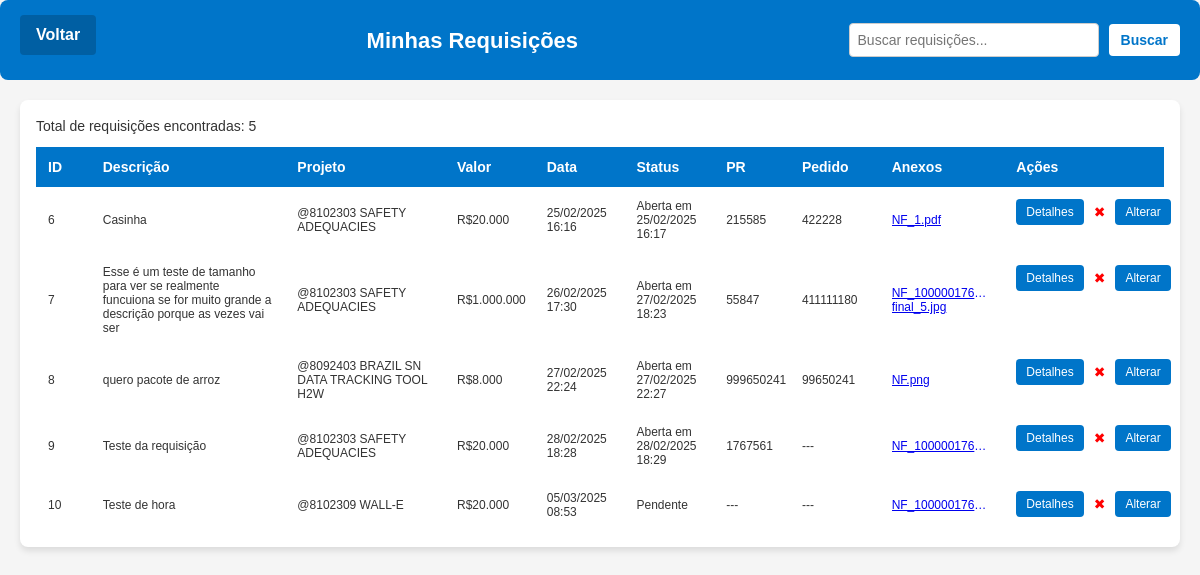
Page /minhas_requisicoes (signed in) on the committed database.
### models.py (models this page shows)
class Requisicao(db.Model):
    id = db.Column(db.Integer, primary_key=True)
    descricao = db.Column(db.Text, nullable=False)
    solicitante_id = db.Column(db.Integer, db.ForeignKey('user.id', ondelete='CASCADE'), nullable=False)
    requisitante_id = db.Column(db.Integer, db.ForeignKey('user.id', ondelete='CASCADE'), nullable=False)
    planta = db.Column(db.String(10), nullable=False)
    projeto = db.Column(db.String(100), nullable=False)
    pertence_processo_produtivo = db.Column(db.String(3), nullable=False)  # Sim ou Não
    local_fabrica = db.Column(db.String(255), nullable=False)
    local_especifico = db.Column(db.String(255), nullable=False)
    aplicabilidade = db.Column(db.String(255), nullable=False)
    valor = db.Column(db.String(50), nullable=True)
    data_criacao = db.Column(db.DateTime, default=get_local_time)
    status = db.Column(db.String(20), default="Pendente")
    eng_aberta = db.Column(db.Boolean, default=False)
    eng_observacao = db.Column(db.Text, nullable=True)
    pr_number = db.Column(db.String(50), nullable=True)
    data_eng_aberta = db.Column(db.DateTime, nullable=True)
    solicitante = db.relationship('User', foreign_keys=[solicitante_id],
                                   backref=db.backref('solicitacoes', cascade="all, delete-orphan", passive_deletes=True),
                                   lazy=True)
    requisitante = db.relationship('User', foreign_keys=[requisitante_id],
                                   backref=db.backref('requisicoes', cascade="all, delete-orphan", passive_deletes=True),
                                   lazy=True)
    anexos = db.relationship('RequisicaoAnexo', backref='requisicao', lazy=True)
    nfs = db.relationship('NotaFiscal', backref='requisicao', lazy=True)

class Pedido(db.Model):
    id = db.Column(db.Integer, primary_key=True)
    numero = db.Column(db.String(50), nullable=False, unique=True)
    requisicao_id = db.Column(db.Integer, db.ForeignKey('requisicao.id'), nullable=False)
    criado_em = db.Column(db.DateTime, default=get_local_time)
    requisicao = db.relationship('Requisicao', backref=db.backref('pedidos', lazy=True))

class RequisicaoAnexo(db.Model):
    id = db.Column(db.Integer, primary_key=True)
    requisicao_id = db.Column(db.Integer, db.ForeignKey('requisicao.id'), nullable=False)
    filename = db.Column(db.String(255), nullable=False)
    filepath = db.Column(db.String(255), nullable=False)  # Caminho onde o arquivo foi salvo
    mimetype = db.Column(db.String(255), nullable=False)
    uploaded_at = db.Column(db.DateTime, default=datetime.utcnow)

### app.py (the view)
@app.route('/minhas_requisicoes')
@login_required
def minhas_requisicoes():
    print(f"DEBUG: Usuário logado: ID={current_user.id}, Nome={current_user.username}")
    minhas_reqs = Requisicao.query.filter_by(solicitante_id=current_user.id).all()
    print(f"DEBUG: Total de requisições encontradas: {len(minhas_reqs)}")
    for req in minhas_reqs:
        pr_number = req.pr_number if hasattr(req, 'pr_number') else 'N/A'
        pedidos_info = [pedido.numero for pedido in req.pedidos] if req.pedidos else []
        print(f"DEBUG: Requisição ID={req.id} | PR: {pr_number} | Pedidos: {pedidos_info}")
    prazos_dict = {}
    try:
        df = pd.read_excel("cep.xlsx", header=None)
        prazos_dict = df.set_index(0)[5].to_dict()
        print(f"DEBUG: prazos_dict carregado com sucesso: {prazos_dict}")
    except Exception as e:
        print("DEBUG: Erro ao ler a planilha 'cep.xlsx':", str(e))
    for req in minhas_reqs:
        if not req.pedidos or len(req.pedidos) == 0:
            chave = req.pr_number
            prazo = prazos_dict.get(chave)
            print(f"DEBUG: Verificando requisição ID={req.id} com PR={chave} -> Prazo encontrado: {prazo}")
    return render_template('minhas_requisicoes.html', requisicoes=minhas_reqs, prazos_dict=prazos_dict)

### app.py (called while the page is built)
def generate_csrf_token():
    if '_csrf_token' not in session:
        session['_csrf_token'] = base64.b64encode(os.urandom(32)).decode('utf-8')
    return session['_csrf_token']

@app.context_processor
def inject_csrf_token():
    return dict(csrf_token=generate_csrf_token())

@login_manager.user_loader
def load_user(user_id):
    return User.query.get(int(user_id))

### templates/minhas_requisicoes.html (shortened to what this page needs)
{% block content %}
<link rel="stylesheet" type="text/css" href="{{ url_for('static', filename='css/minhas_requisicoes.css') }}">
<div class="page-header">
  <a href="{{ url_for('solicitante_dashboard') }}" class="btn-back">Voltar</a>
  <h2>Minhas Requisições</h2>
  <div class="search-container">
    <input type="text" class="search-input" placeholder="Buscar requisições...">
    <button class="btn-search">Buscar</button>
  </div>
</div>
<div class="requisitions-container">
  {% if requisicoes %}
    <div class="table-header">
      <span>Total de requisições encontradas: {{ requisicoes|length }}</span>
    </div>
    <table class="requisitions-table">
      <thead>
        <tr>
          <th>ID</th>
          <th>Descrição</th>
          <th>Projeto</th>
          <th>Valor</th>
          <th>Data</th>
          <th>Status</th>
          <th>PR</th>
          <th>Pedido</th>
          <th>Anexos</th>
          <th>Ações</th>
        </tr>
      </thead>
      <tbody>
        {% for req in requisicoes %}
        <tr id="requisicao-{{ req.id }}">
          <td>{{ req.id }}</td>
          <td>{{ req.descricao }}</td>
          <td>{{ req.projeto }}</td>
          <td>{{ req.valor or '---' }}</td>
          <td>{{ req.data_criacao.strftime('%d/%m/%Y %H:%M') }}</td>
          <td>
            {% if req.status == "Rejeitado" %}
              Rejeitado
            {% elif req.eng_aberta %}
              Aberta em {{ req.data_eng_aberta.strftime('%d/%m/%Y %H:%M') }}
            {% else %}
              Pendente
            {% endif %}
          </td>
          <td>{{ req.pr_number or '---' }}</td>
          <td>
            {% if req.pedidos and req.pedidos|length > 0 %}
              {% for pedido in req.pedidos %}
                {{ pedido.numero }}{% if not loop.last %}, {% endif %}
              {% endfor %}
            {% else %}
              {% set prazo = prazos_dict.get(req.pr_number) %}
              {% if prazo %}
                Prazo: {{ prazo.strftime('%d/%m/%Y') }}
              {% else %}
                ---
              {% endif %}
            {% endif %}
          </td>
          <td>
            {% if req.anexos %}
              <ul class="anexos-list">
                {% for anexo in req.anexos %}
                  <li><a href="{{ url_for('download_attachment', anexo_id=anexo.id) }}">{{ anexo.filename }}</a></li>
                {% endfor %}
              </ul>
            {% else %}
              Nenhum
            {% endif %}
          </td>
          <td class="actions-cell">
            <button class="btn-details" data-url="{{ url_for('detalhe_requisicao_solicitante', requisicao_id=req.id) }}">
              Detalhes
            </button>
            <button class="btn-delete" onclick="abrirConfirmacao('{{ req.id }}')">✖</button>
            <button class="btn-change-attachment" data-url="{{ url_for('alterar_anexo', requisicao_id=req.id) }}">
               Alterar
            </button>
          </td>
        </tr>
        {% endfor %}
      </tbody>
    </table>
  {% else %}
    <p>Você ainda não abriu nenhuma requisição.</p>
  {% endif %}
</div>
{% endblock %}

### static/css/minhas_requisicoes.css (style rules this page uses)
.page-header { background-color: #0075C9; color: white; padding: 15px 20px; border-radius: 8px; display: flex; align-items: center; justify-content: space-between; flex-wrap: wrap; }
.btn-back { background-color: #005fa3; color: #fff; padding: 8px 16px; border-radius: 4px; text-decoration: none; font-weight: bold; transition: background-color 0.3s; margin-bottom: 10px; }
.page-header h2 { flex: 1; text-align: center; margin: 0; font-size: 22px; }
.search-container { display: flex; align-items: center; gap: 10px; }
.search-input { padding: 8px; border: 1px solid #ccc; border-radius: 4px; font-size: 14px; width: 250px; }
.btn-search { background-color: #fff; color: #0075C9; border: none; padding: 8px 12px; border-radius: 4px; cursor: pointer; font-size: 14px; font-weight: bold; transition: background-color 0.3s, color 0.3s; }
.requisitions-container { background-color: white; padding: 16px; border-radius: 8px; box-shadow: 0 4px 6px rgba(0,0,0,0.1); margin: 20px; }
.table-header { font-size: 14px; color: #333; margin-bottom: 10px; }
.requisitions-table { width: 100%; border-collapse: collapse; table-layout: fixed; }
.requisitions-table thead th { background-color: #0075C9; color: white; padding: 12px; font-size: 14px; text-align: left; }
.requisitions-table thead th:nth-child(1), .requisitions-table tbody td:nth-child(1) { width: 5%; }
.requisitions-table thead th:nth-child(2), .requisitions-table tbody td:nth-child(2) { width: 25%; }
.requisitions-table thead th:nth-child(3), .requisitions-table tbody td:nth-child(3) { width: 20%; }
.requisitions-table thead th:nth-child(4), .requisitions-table tbody td:nth-child(4) { width: 10%; }
.requisitions-table thead th:nth-child(5), .requisitions-table tbody td:nth-child(5) { width: 10%; }
.requisitions-table thead th:nth-child(6), .requisitions-table tbody td:nth-child(6) { width: 10%; }
.requisitions-table thead th:nth-child(7), .requisitions-table tbody td:nth-child(7) { width: 8%; }
.requisitions-table thead th:nth-child(8), .requisitions-table tbody td:nth-child(8) { width: 10%; }
.requisitions-table thead th:nth-child(9), .requisitions-table tbody td:nth-child(9) { width: 15%; }
.requisitions-table thead th:nth-child(10), .requisitions-table tbody td:nth-child(10) { width: 20%; }
.requisitions-table tbody td { padding: 12px; font-size: 12px; vertical-align: middle; background-color: inherit; }
.requisitions-table tbody tr { background-color: #fff; }
.actions-cell { display: flex; align-items: center; justify-content: flex-start; gap: 4px; white-space: nowrap; padding: 4px 6px; font-size: 12px; }
.btn-details { background-color: #0075C9; color: #fff; border: none; padding: 6px 10px; border-radius: 4px; font-size: 12px; cursor: pointer; transition: background-color 0.3s; }
.btn-delete { background-color: transparent; border: none; font-size: 14px; cursor: pointer; color: red; transition: transform 0.2s, color 0.2s; }
.btn-change-attachment { background-color: #0075C9; color: #fff; border: none; padding: 6px 10px; border-radius: 4px; font-size: 12px; cursor: pointer; transition: background-color 0.3s; display: flex; align-items: center; gap: 0px; }
.anexos-list { display: inline; margin: 0; padding: 0; list-style: none; white-space: nowrap; overflow: hidden; text-overflow: ellipsis; max-width: 100%; }
.anexos-list li { display: block; margin-right: 4px; }
.anexos-list li a { display: block; max-width: none; white-space: normal; overflow: hidden; text-overflow: ellipsis; }

### rows in the picture
Requisicao: id "6", descricao "Casinha", projeto "@8102303 SAFETY ADEQUACIES", valor "R$20.000", data_criacao "25/02/2025 16:16", data_eng_aberta "25/02/2025 16:17", pr_number "215585"
Pedido: numero "422228"
RequisicaoAnexo: filename "NF_1.pdf"
Requisicao: id "7", descricao "Esse é um teste de tamanho para ver se realmente funcuiona se for muito grande a descrição porque as vezes vai ser", projeto "@8102303 SAFETY ADEQUACIES", valor "R$1.000.000", data_criacao "26/02/2025 17:30", data_eng_aberta "27/02/2025 18:23", pr_number "55847"
Pedido: numero "411111180"
RequisicaoAnexo: filename "NF_100000176…"
RequisicaoAnexo: filename "final_5.jpg"
Requisicao: id "8", descricao "quero pacote de arroz", projeto "@8092403 BRAZIL SN DATA TRACKING TOOL H2W", valor "R$8.000", data_criacao "27/02/2025 22:24", data_eng_aberta "27/02/2025 22:27", pr_number "999650241"
Pedido: numero "99650241"
RequisicaoAnexo: filename "NF.png"
Requisicao: id "9", descricao "Teste da requisição", projeto "@8102303 SAFETY ADEQUACIES", valor "R$20.000", data_criacao "28/02/2025 18:28", data_eng_aberta "28/02/2025 18:29", pr_number "1767561"
RequisicaoAnexo: filename "NF_100000176…"
Requisicao: id "10", descricao "Teste de hora", projeto "@8102309 WALL-E", valor "R$20.000", data_criacao "05/03/2025 08:53", status "Pendente", pr_number "---"
RequisicaoAnexo: filename "NF_100000176…"

### other values in the picture
{{ requisicoes|length }} "5"
